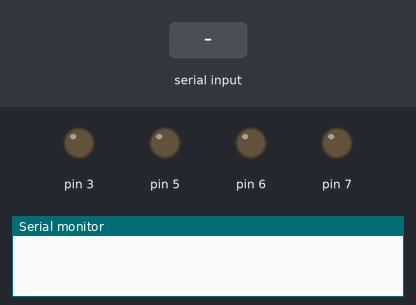
Recording of a sketch running on a simulated Arduino Uno, built with avr-gcc and run on an emulated ATmega328P. On the bench: output pins drawn as LEDs (lit = HIGH), the last lines printed to the serial monitor. The inputs (shaded band) are chosen by the test bench.

Above: at 1.2 s.
1.3 s: "F" received over Serial
At 1.7 s:
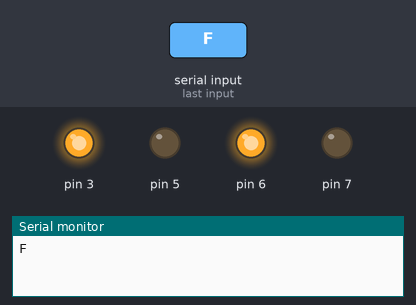
2.8 s: "B" received over Serial
At 4.0 s:
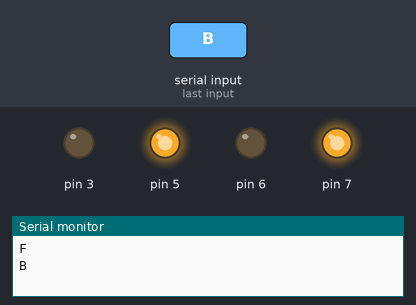
4.3 s: "R" received over Serial
At 5.2 s:
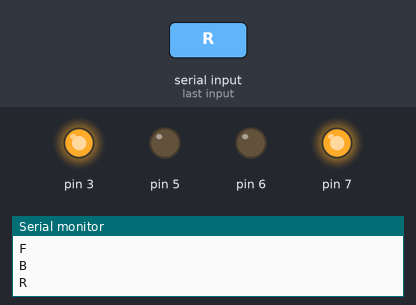
5.8 s: "L" received over Serial
At 6.3 s:
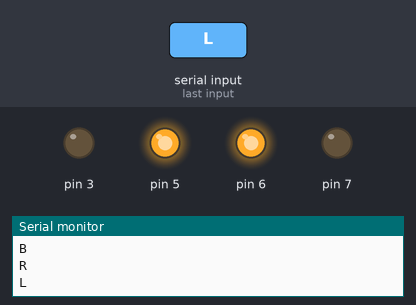
Timing chart, 0 to 8.3 s (numbered marks = the images above; inputs shaded):
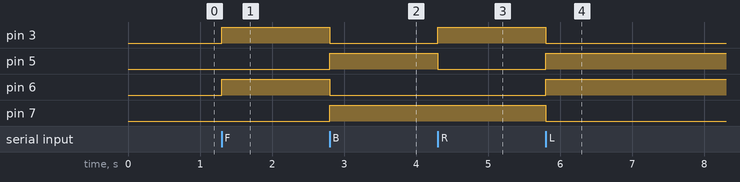

Measured:
- after the input at 1.3 s, pin 3, pin 6: LOW → HIGH at once
- after the input at 2.8 s, pin 3, pin 6: HIGH → LOW at once; pin 5, pin 7: LOW → HIGH at once
- after the input at 4.3 s, pin 3: LOW → HIGH at once; pin 5: HIGH → LOW at once
- after the input at 5.8 s, pin 3, pin 7: HIGH → LOW at once; pin 5, pin 6: LOW → HIGH at once

The sketch:

Source_code.ino
```cpp
char data; // Stores the received command

void setup() {
  Serial.begin(9600); // Serial communication with the Bluetooth module

  // Motor driver pins
  pinMode(3, OUTPUT);
  pinMode(5, OUTPUT);
  pinMode(6, OUTPUT);
  pinMode(7, OUTPUT);
}

void loop() {
  if (Serial.available() > 0) {
    data = Serial.read();
    Serial.println(data); // For debugging

    switch (data) {
      case 'F': // Forward
        digitalWrite(3, HIGH);
        digitalWrite(5, LOW);
        digitalWrite(6, HIGH);
        digitalWrite(7, LOW);
        break;
      case 'B': // Backward
        digitalWrite(3, LOW);
        digitalWrite(5, HIGH);
        digitalWrite(6, LOW);
        digitalWrite(7, HIGH);
        break;
      case 'R': // Right: left motor forward, right motor backward
        digitalWrite(3, HIGH);
        digitalWrite(5, LOW);
        digitalWrite(6, LOW);
        digitalWrite(7, HIGH);
        break;
      case 'L': // Left: left motor backward, right motor forward
        digitalWrite(3, LOW);
        digitalWrite(5, HIGH);
        digitalWrite(6, HIGH);
        digitalWrite(7, LOW);
        break;
      case 'S': // Stop
        digitalWrite(3, LOW);
        digitalWrite(5, LOW);
        digitalWrite(6, LOW);
        digitalWrite(7, LOW);
        break;
    }
  }
}
```
